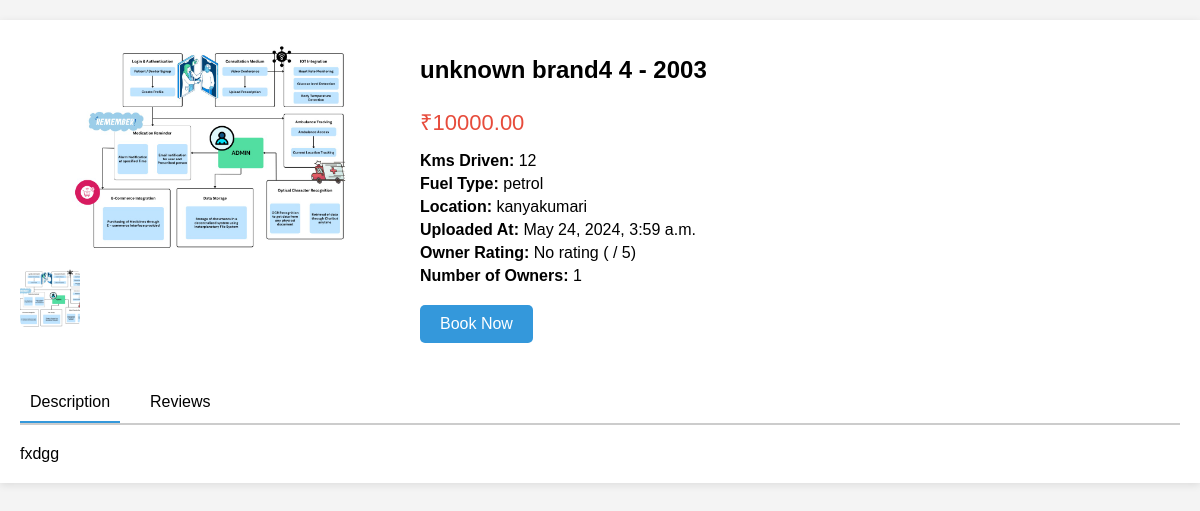
The app's page /vehicle/33/, older data.
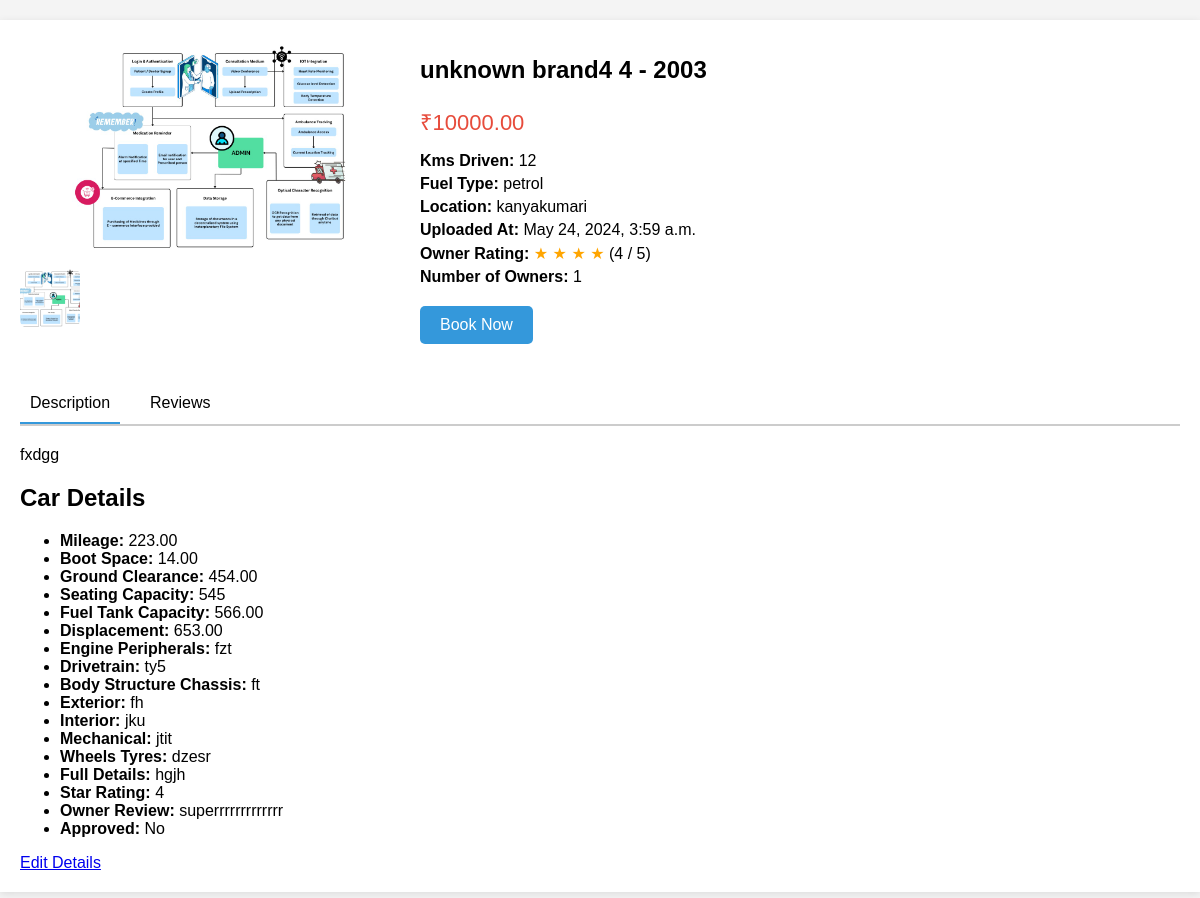
The same page, newer data.
### users/models.py (models this page shows, shortened)
class VehicleListing(models.Model):
    seller_name = models.CharField(max_length=100)
    mobile_number = models.CharField(max_length=15)
    seller = models.ForeignKey(User, on_delete=models.CASCADE)
    brand = models.CharField(max_length=100)
    model = models.CharField(max_length=100)
    year = models.IntegerField()
    kms_driven = models.IntegerField()
    fuel_type = models.CharField(max_length=50)
    location = models.CharField(max_length=100)
    pitching_price = models.DecimalField(max_digits=10, decimal_places=2)
    product_image = models.ImageField(upload_to='vehicle_images/')
    additional_image1 = models.ImageField(upload_to='vehicle_images/', null=True, blank=True)
    additional_image2 = models.ImageField(upload_to='vehicle_images/', null=True, blank=True)
    additional_image3 = models.ImageField(upload_to='vehicle_images/', null=True, blank=True)
    additional_image4 = models.ImageField(upload_to='vehicle_images/', null=True, blank=True)
    is_approved = models.BooleanField(default=False)
    star_rating = models.IntegerField(null=True, blank=True)
    condition_description = models.TextField(null=True, blank=True)
    owner_review = models.TextField(null=True, blank=True)
    uploaded_at = models.DateTimeField(auto_now_add=True)
    registration_year = models.IntegerField()  # Remove default value
    transmission = models.CharField(max_length=50)  # Remove default value
    num_owners = models.IntegerField()  # Remove default value
    insurance_type = models.CharField(max_length=100)  # Remove default value
    insurance_validity = models.DateField()
    rto = models.CharField(max_length=100)  # Remove default value
    full_details = models.FileField(upload_to='full_details/', null=True, blank=True)  # New field

class CarDetails(models.Model):
    mileage_ara = models.DecimalField(max_digits=10, decimal_places=2)
    boot_space = models.DecimalField(max_digits=10, decimal_places=2)
    ground_clearance = models.DecimalField(max_digits=10, decimal_places=2)
    seating_capacity = models.IntegerField()
    fuel_tank_capacity = models.DecimalField(max_digits=10, decimal_places=2)
    displacement = models.DecimalField(max_digits=10, decimal_places=2)
    engine_peripherals = models.TextField()
    drivetrain = models.TextField()
    body_structure_chassis = models.TextField()
    exterior = models.TextField()
    interior = models.TextField()
    mechanical = models.TextField()
    wheels_tyres = models.TextField()
    full_details = models.TextField()
    is_approved = models.BooleanField(default=False)
    star_rating = models.IntegerField(null=True, blank=True)
    owner_review = models.TextField(null=True, blank=True)
    vehicle_listing = models.ForeignKey(VehicleListing, on_delete=models.CASCADE,null=True, blank=True)

### users/views/user_views.py (the view)
# urls.py: path('vehicle/<int:listing_id>/', user_views.view_vehicle, name='view-vehicle'),
def view_vehicle(request, listing_id):
    listing = get_object_or_404(VehicleListing, id=listing_id)
    car_details = CarDetails.objects.filter(vehicle_listing=listing).first()  # Fetch car details associated with the listing
    return render(request, 'users/view_vehicle.html', {'listing': listing, 'car_details': car_details})

### users/templates/users/view_vehicle.html (shortened to what this page needs)
<!DOCTYPE html>
<html lang="en">
  <head>
  </head>
  <body>
    <div class="container">
      <div class="flex-container">
        <div class="image-gallery">
          <img id="main-image" src="{{ listing.product_image.url }}" alt="Main Vehicle Image" />
          <div class="thumbnails">
            <img src="{{ listing.product_image.url }}" alt="Thumbnail" onclick="changeImage(this)" />
          </div>
        </div>
        <div class="vehicle-details">
          <h1>{{ listing.brand }} {{ listing.model }} - {{ listing.year }}</h1>
          <p class="price">₹{{ listing.pitching_price }}</p>
          <ul class="features">
            <li>
              <strong>Kms Driven:</strong> {{ listing.kms_driven }}
            </li>
            <li>
              <strong>Fuel Type:</strong> {{ listing.fuel_type }}
            </li>
            <li>
              <strong>Location:</strong> {{ listing.location }}
            </li>
            <li>
              <strong>Uploaded At:</strong> {{ listing.uploaded_at }}
            </li>
            <li>
              <strong>Owner Rating:</strong>
              {% if car_details.star_rating %}
                {% for i in 'x'|rjust:car_details.star_rating|default:'0' %}
                  <span class="star-ratings">★</span>
                {% endfor %}
              {% else %}
                No rating
              {% endif %}({{ car_details.star_rating }} / 5)
            </li>
            <li>
              <strong>Number of Owners:</strong> {{ listing.num_owners }}
            </li>
          </ul>
          <a href="#" class="btn">Book Now</a>
        </div>
      </div>
      <div class="reviews-section">
        <div class="tabs">
          <div class="tab active" onclick="showTabContent('description')">Description</div>
          <div class="tab" onclick="showTabContent('reviews')">Reviews</div>
        </div>
        <div id="description" class="tab-content active">{{ listing.condition_description }}</div>
      </div>
      {% if car_details %}
        <div class="car-details-section">
          <h2>Car Details</h2>
          <ul>
            <li>
              <strong>Mileage:</strong> {{ car_details.mileage_ara }}
            </li>
            <li>
              <strong>Boot Space:</strong> {{ car_details.boot_space }}
            </li>
            <li>
              <strong>Ground Clearance:</strong> {{ car_details.ground_clearance }}
            </li>
            <li>
              <strong>Seating Capacity:</strong> {{ car_details.seating_capacity }}
            </li>
            <li>
              <strong>Fuel Tank Capacity:</strong> {{ car_details.fuel_tank_capacity }}
            </li>
            <li>
              <strong>Displacement:</strong> {{ car_details.displacement }}
            </li>
            <li>
              <strong>Engine Peripherals:</strong> {{ car_details.engine_peripherals }}
            </li>
            <li>
              <strong>Drivetrain:</strong> {{ car_details.drivetrain }}
            </li>
            <li>
              <strong>Body Structure Chassis:</strong> {{ car_details.body_structure_chassis }}
            </li>
            <li>
              <strong>Exterior:</strong> {{ car_details.exterior }}
            </li>
            <li>
              <strong>Interior:</strong> {{ car_details.interior }}
            </li>
            <li>
              <strong>Mechanical:</strong> {{ car_details.mechanical }}
            </li>
            <li>
              <strong>Wheels Tyres:</strong> {{ car_details.wheels_tyres }}
            </li>
            <li>
              <strong>Full Details:</strong> {{ car_details.full_details }}
            </li>
            <li>
              <strong>Star Rating:</strong> {{ car_details.star_rating }}
            </li>
            <li>
              <strong>Owner Review:</strong> {{ car_details.owner_review }}
            </li>
            <li>
              <strong>Approved:</strong> {% if car_details.is_approved %}
                Yes
              {% else %}
                No
              {% endif %}
            </li>
          </ul>
          <a href="{% url 'add-details' listing_id=listing.id %}">Edit Details</a>
        </div>
      {% endif %}
    </div>
  </body>
</html>

### users/templates/users/view_vehicle.html (style rules this page uses)
body { font-family: Arial, sans-serif; margin: 0; padding: 0; background-color: #f4f4f4; }
.container { max-width: 1200px; margin: 20px auto; padding: 20px; background-color: #fff; box-shadow: 0 2px 8px rgba(0, 0, 0, 0.1); }
.flex-container { display: flex; flex-wrap: wrap; gap: 20px; }
.image-gallery { flex: 1; min-width: 300px; }
.image-gallery img { width: 100%; border-radius: 8px; }
.thumbnails { display: flex; gap: 10px; margin-top: 10px; }
.thumbnails img { width: 60px; height: 60px; object-fit: cover; border-radius: 8px; cursor: pointer; }
.vehicle-details { flex: 2; min-width: 300px; }
.vehicle-details h1 { font-size: 24px; margin-bottom: 10px; }
.vehicle-details .price { font-size: 22px; color: #e74c3c; margin-bottom: 10px; }
.vehicle-details .features { list-style: none; padding: 0; margin-bottom: 20px; }
.vehicle-details .features li { margin-bottom: 5px; }
.vehicle-details .btn { display: inline-block; padding: 10px 20px; color: #fff; background-color: #3498db; text-decoration: none; border-radius: 5px; }
.reviews-section { margin-top: 40px; }
.tabs { display: flex; gap: 20px; margin-bottom: 20px; border-bottom: 2px solid #ccc; }
.tab { padding: 10px; cursor: pointer; border-bottom: 2px solid transparent; }
.tab.active { border-bottom: 2px solid #3498db; }
.tab-content { display: none; }
.tab-content.active { display: block; }
.star-ratings { color: orange; }

Row changes from the older to the newer data that the page shows:
added CarDetails: star_rating "4", mileage_ara "223.00", boot_space "14.00", ground_clearance "454.00", seating_capacity "545", fuel_tank_capacity "566.00", displacement "653.00", engine_peripherals "fzt", drivetrain "ty5", body_structure_chassis "ft", exterior "fh", interior "jku", mechanical "jtit", wheels_tyres "dzesr", full_details "hgjh", owner_review "superrrrrrrrrrrrr"
Text that changed along with them:
text no longer shown: "No rating"
text now shown: "Car Details Mileage: Boot Space: Ground Clearance: Seating Capacity: Fuel Tank Capacity: Displacement: Engine Peripherals: Drivetrain: Body Structure Chassis: Exterior: Interior: Mechanical: Wheels Tyres: Full Details: Star Rating: Owner Review: Approved: No Edit Details"
